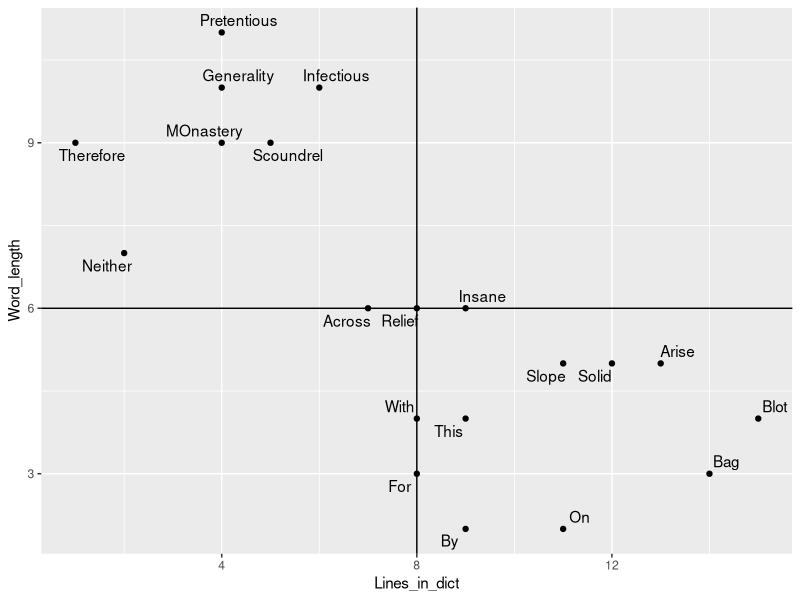
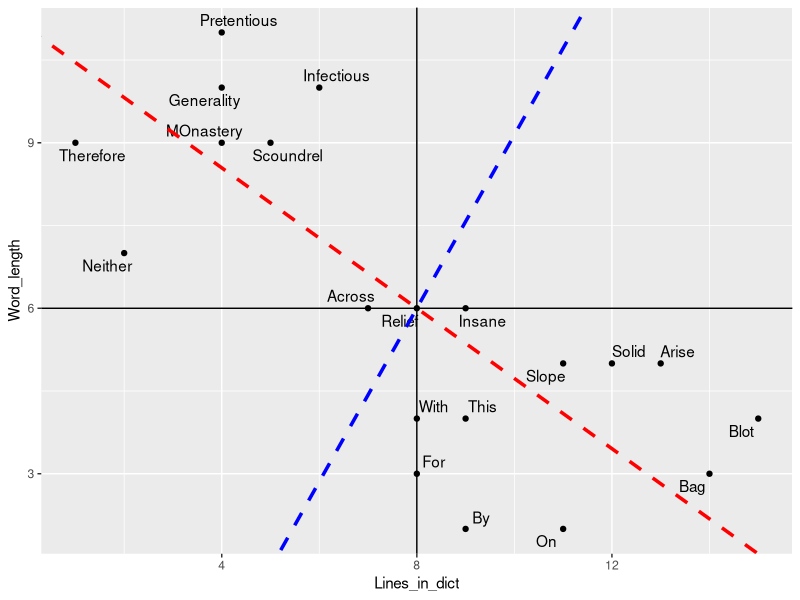
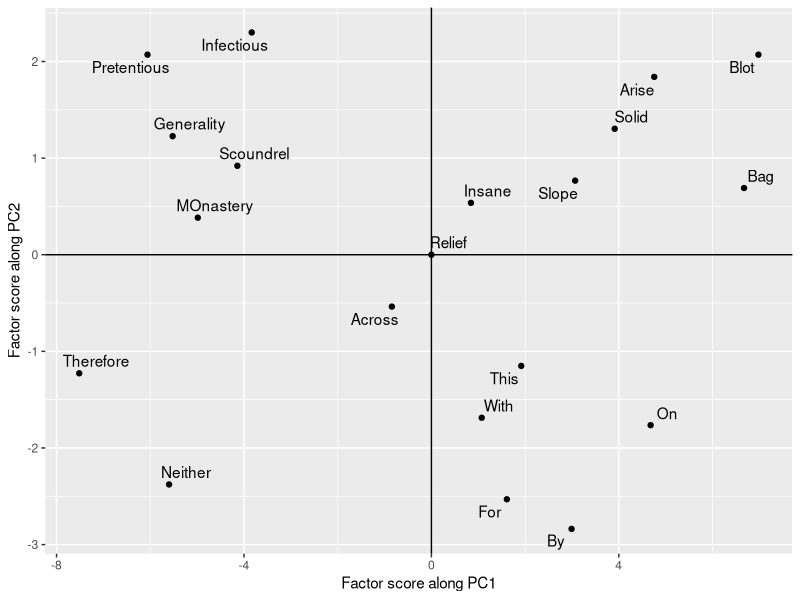

Source code (R) for these figures, in order: (Note: this script raises an error after producing the figures.)
# Read the comments to get information about relevant figures in origianl paper.
library(ggplot2)
library(ggrepel)
##################################
# Part-II
food = read.csv("pca_abdi_food.csv",header= T)
# Centerd matrix
cent_food = scale(food[,3:9],scale = F)
# Scaled matrix
scale_food = scale(food[,3:9],scale = T)

# Covariance PCA
# Using built-in function
pca_food_cov = prcomp(food[,3:9],scale = F)
# Loading scores (we have plotted only four)
(round(pca_food_cov$rotation[,1:4],2))
# Factor score (we have plotted only four PCs)
(round(pca_food_cov$x[,1:4],2))
# Variances using built-in function
(round(pca_food_cov$sdev^2,2))




# Part-III
# Table 1
(words = read.csv("pca_abdi_words.csv",header = T))
(words_centered = scale(words[,2:3],scale = F)) # Removing the first column
pca_words_cov = prcomp(words[,2:3],scale = F) # cov stands for Covariance PCA
factor_scores_words = pca_words_cov$x
round(factor_scores_words,2)
sum(factor_scores_words[,1]*factor_scores_words[,2]) # PCs are orthogonal
# Contibution of each factor (It is defined as square of factor score divided by sum of squares of factor scores in that column)
round(factor_scores_words[,1]^2/sum(factor_scores_words[,1]^2)*100,2)
round(factor_scores_words[,2]^2/sum(factor_scores_words[,2]^2)*100,2)
# The calculations in above two lines can be done in a single line
round(factor_scores_words^2/matrix(rep(colSums(factor_scores_words^2),nrow(words)),ncol = 2,byrow = T)*100,2)
# Squared distance to center of gravity
(dist = factor_scores_words[,1]^2+factor_scores_words[,2]^2)
# Ssquared cosine of observations of first PC
(sq_cos = round(factor_scores_words^2/matrix(rep(dist,2),ncol = 2)*100))# Nan's are prouced because of division by zero.

#############################
# Figue 1
p = ggplot(words,aes(x = Lines_in_dict,y = Word_length,label = Words))+
  geom_point()+ geom_text_repel()+ 
  geom_hline(yintercept = 6)+geom_vline(xintercept = 8)
print(p)
# Show directions of PCs
# Note that intercept argument in geom_abline considers the line to be at the origin. In our case the data are mean shifted.
# So we have to adjust the intercept taking new origin into consideration. These adjustments have been made below.
slope1 = pca_words_cov$rotation[1,1]/pca_words_cov$rotation[2,1] # Slope of first PC
slope2 = pca_words_cov$rotation[1,2]/pca_words_cov$rotation[2,2] # Slope of second PC
(new_origin = c(mean(words$Lines_in_dict),mean(words$Word_length)))
intercept1 = 6 - slope1*8
intercept2 = 6 - slope2*8
p+geom_abline(slope = slope1,intercept = intercept1,linetype = "dashed",size = 1.2,col = "red")+
  geom_abline(slope = slope2,intercept = intercept2,linetype = "dashed",size = 1.2,col = "blue")# Red dashed line is 1st PC and blue
#line is 2nd PC
# Rotated PCs
# This figure is obtained by plotting facotor scores. Note that we will 
# plot negative of the factor scores of 1st PC to make the figure consistent
# with the paper.
ggplot(as.data.frame(pca_words_cov$x),aes(-pca_words_cov$x[,1],pca_words_cov$x[,2],label = words$Words))+
  geom_point()+geom_text_repel()+geom_hline(yintercept = 0)+geom_vline(xintercept = 0)+
  xlab("Factor score along PC1")+ylab("Factor score along PC2")

##########################################
# Finding factor score of a new point
sur = c(3,12) # It has 3 letter and 12 lines of dictionary entry
(sur_centered = sur - colMeans(words[,2:3]))
(factor_scores_sur = round(sur_centered %*% pca_words_cov$rotation,2))

####################################
# Variance and eigenvalues
(total_var_before = round(sum(diag(var(words_centerd))),3))
(total_var_after = round(sum(diag(var(pca_words_cov$x))),3))
# Percentage of variance exlained
(cumsum(pca_words_cov$sdev^2/sum(pca_words_cov$sdev^2)*100))

#########################
# Supplementary variable (Table 4)
Frequency = c(8,230,700,1,500,1,9,2,1,700,7,1,4,500,900,3,1,10,1,1)
Num_entries = c(6,3,12,2,7,1,1,6,1,5,2,1,5,9,7,1,1,4,4,2)
supp_data = data.frame(Frequency,Num_entries) # Supplementary data
# Table 5
supp_data_cent = scale(supp_data,scale = F) # Centered supplementary data
(corr_score_supp = round(cor(pca_words_cov$x,supp_data_cent),4))
(round(cor(pca_words_cov$x,supp_data_cent)^2,4))
(round(colSums(cor(pca_words_cov$x,supp_data_cent)^2),4))

###################################
# Plotting variables in circle of correlation
# First plot correlation circle
x = seq(0,2*pi,length.out = 300)
circle = ggplot() + geom_path(data = data.frame(a = cos(x),b = sin(x)),
                     aes(cos(x),sin(x)),alpha = 0.3, size = 1.5)+
            geom_hline(yintercept = 0)+geom_vline(xintercept = 0)+
  annotate("text",x = c(1.08,0.05),y = c(0.05,1.08),label = c("PC1","PC2"),angle = c(0,90))+
            xlab(NULL)+ylab(NULL)

# Plotting original variables
variable_plot_original = circle + geom_point(data = as.data.frame(pca_words_cov$rotation),
                      aes(pca_words_cov$rotation[,1],pca_words_cov$rotation[,2]))+
  geom_text_repel(aes(pca_words_cov$rotation[,1],pca_words_cov$rotation[,2],
                      label = c("Length of words","Number of lines in Dict."))) 
  print(variable_plot_original)
  
## Plotting supplementary variables
variable_plot_original+
  geom_point(data = as.data.frame(corr_score_supp),
             aes(corr_score_supp[,1],corr_score_supp[,2]))+
  geom_text_repel(aes(corr_score_supp[,1],corr_score_supp[,2],
                      label = c("Frequency","Number of entries"))) 
#########################################
# Example 2
# Correlation PCA using wine data 
# Table 6
(wine = read.csv("pca_abdi_wine.csv",header = T))
pca_wine_cor = prcomp(wine[2:8],scale = T)
ggplot(as.data.frame(pca_wine_cor$x),aes(x = pca_wine_cor$x[,1],y =  pca_wine_cor$x[,2],
                                         label = paste0("wine ",1:5)))+
  geom_point()+geom_text_repel()+ geom_vline(xintercept = 0)+ geom_hline(yintercept = 0)+
  xlab("Factor score along PC1")+ylab("Factor score along PC2")

# Table 7
# Factor scores along 1st and 2nd PC
(pca_wine_cor$x[,1:2])
# Contibution of each observation to principal component
round(pca_wine_cor$x[,1:2]^2/matrix(rep(colSums(pca_wine_cor$x[,1:2]^2),nrow(wine)),ncol = 2,byrow = T)*100,2)
dist = pca_wine_cor$x[,1]^2+pca_wine_cor$x[,2]^2
# Ssquared cosine of observations of first PC
(sq_cos = round(pca_wine_cor$x[,1:2]^2/matrix(rep(dist,2),ncol = 2)*100))# Nan's are prouced because of division by zero.
# Loading scores corresponding to first two principal components
(round(pca_wine_cor$rotation[,1:2],2))
# Correlation score variables with first two principal compoents
(corr_score_wine = round(cor(pca_wine_cor$x,wine[,2:8])[1:2,],2))

# Correlation circle
# Figure 6
circle + 
  geom_point(data = as.data.frame(t(corr_score_wine)),
             aes(corr_score_wine[1,],corr_score_wine[2,]))+
  geom_text_repel(aes(corr_score_wine[1,],corr_score_wine[2,],
                      label = c("Hedonic","For Meat","For dessert","Price","Sugar","Alcohol","Acidity")))

# Varimax rotation
# Loading scores of first two principal components
(round(pca_wine_cor$rotation[,1:2],2))
# Varimax applied to first two principal components
rotated_loading_scores = varimax(pca_wine_cor$rotation[,1:2])
# Loading scores after rotation (Table 10)
(round(rotated_loading_scores$loadings[,1:2],2))
# The same result can also be obtained by mulitplying the original loading 
# matrix by the rotation matrix obtained from varimax
(round(pca_wine_cor$rotation[,1:2] %*% rotated_loading_scores$rotmat,2))

#Figure 7
# Plot of loading socres before rotation
ggplot(as.data.frame(pca_wine_cor$rotation[,1:2]),aes(x = pca_wine_cor$rotation[,1],y = pca_wine_cor$rotation[,2],
                                                      label = c("Hedonic","For Meat","For dessert","Price","Sugar","Alcohol","Acidity")))+
  geom_point()+geom_text_repel()+geom_hline(yintercept = 0)+geom_vline(xintercept = 0)+
  xlab("Loading score along PC1")+ylab("Loading score along PC2")
# Plot of loading scores after rotation
ggplot(as.data.frame(rotated_loading_scores$loadings[,1:2]),
                     aes(x = rotated_loading_scores$loadings[,1],
                         y = rotated_loading_scores$loadings[,2],
                         label = c("Hedonic","For Meat","For dessert","Price","Sugar","Alcohol","Acidity")))+
  geom_point()+geom_text_repel()+geom_hline(yintercept = 0)+geom_vline(xintercept = 0)+
    xlab("Loading score along PC1 after rotation")+
    ylab("Loading score along PC2 after rotation")

# Example 3
# French food example (Covariance PCA example)
# Load data (Table 11) 
(food = read.csv("pca_abdi_food.csv",header = T))
pca_food_cov = prcomp(food[,3:9],scale = F)

# Table 12
# Factor scores
(factor_scores_food = round(pca_food_cov$x[,1:2],2))
# Contibution of each observation to principal component
round(pca_food_cov$x[,1:2]^2/matrix(rep(colSums(pca_food_cov$x[,1:2]^2),nrow(food)),ncol = 2,byrow = T)*100,2)
dist = pca_food_cov$x[,1]^2+pca_food_cov$x[,2]^2
# Squared cosine of observations of first PC
(sq_corr = round(pca_food_cov$x[,1:2]^2/matrix(rep(dist,2),ncol = 2)*100))

# Table 13
# squared loading score
(round(pca_food_cov$rotation[,1:2]^2,2))
# Correlation score
corr_score_food = cor(pca_food_cov$x,food[,3:9])[1:2,]
(round(corr_score,2))
# squared correlation score
(round((cor(pca_food_cov$x,food[,3:9])[1:2,])^2,2))

# Figure 9
# Correlation circle for food data
circle + geom_point(data = as.data.frame(t(corr_score)), 
                    aes(x = corr_score[1,],y = corr_score[2,]))+
  geom_text_repel(data = as.data.frame(t(corr_score)), 
                  aes(x = corr_score[1,],y = corr_score[2,],
                      label = c("Bread","Vegetables","Fruit","Meat","Poultry","Milk","Wine")))
                      
## Table 14
cent_food = food[,3:9]-matrix(rep(colMeans(food[,3:9]),times = 12),nrow = 12,
                              byrow = T)
svd_food = svd(cent_food)
# Eigenvalues
(Eigenvalues = (svd_food$d)^2)

# Percentage contribution of each PC
(round(Eigenvalues/sum(Eigenvalues),2))
# Cumulative sum of eigen values
(round(cumsum(Eigenvalues),2))
# Cumulative percentage
(round(cumsum(Eigenvalues)/sum(Eigenvalues),2))
# RESS
RESS = array(rep(0,7))
for (i in 1:7){
  RESS[i] = sum(Eigenvalues)-sum(Eigenvalues[1:i])
}
RESS
# RESS/sum of eigenvalues
round(RESS/sum(Eigenvalues),2)


###################################
# Random effect model
x_recon = array(rep(0,12*7),dim = c(12,7))
press = rep(0,7)
for (j in 1:7){
  for (i in 1:12){
    pca = prcomp(cent_food[-i,],scale = F)
    #x_trans = food[i,3:9] %*% pca$rotation[,1]
    x_recon[i,]= as.matrix(cent_food[i,]) %*% pca$rotation[,1:j] %*% t(pca$rotation[,1:j])
  }
  press[j] = sum((cent_food-x_recon)^2)
}
#sum((cent_food-x_recon)^2)
#sum((food[,3:9]-x_recon)^2)